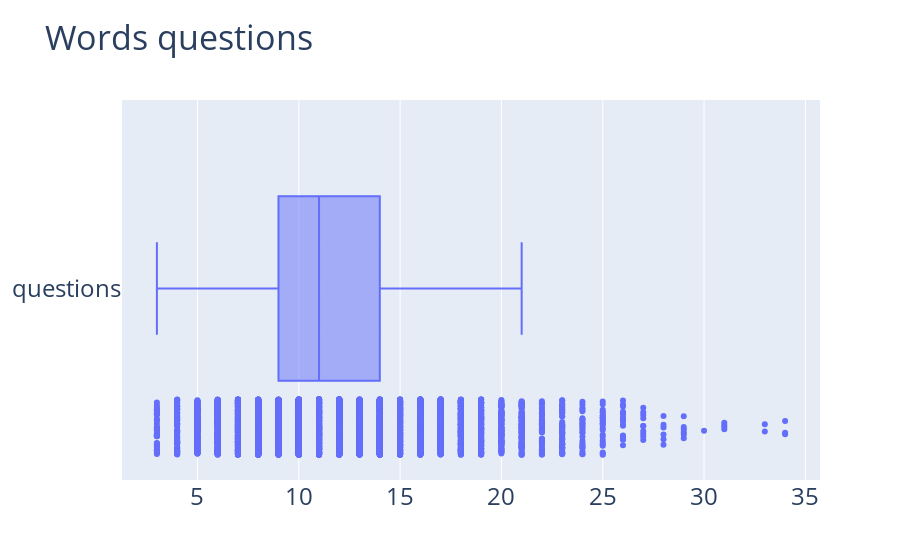

Write notebook code for a chart like this one.
### Code cell
trace2=go.Box(x=df['lq'].values , boxpoints='all',name='questions')
figure=go.Figure(data=[trace2])
figure.update_layout(
    title = "Words questions", font=dict(size=24)
)
figure.update_traces(orientation='h')
figure.show()

### Figure 1 — Plotly figure (JSON) as saved in the notebook; plotly's stock layout.template omitted (floating-point values rounded to 4 significant figures; data arrays with more than 128 entries replaced by an {"elided": "..."} marker saying what was removed)
{"data": [{"boxpoints": "all", "name": "questions", "orientation": "h", "type": "box", "x": {"elided": "9764 int values"}}], "layout": {"font": {"size": 24}, "title": {"text": "Words questions"}}}
